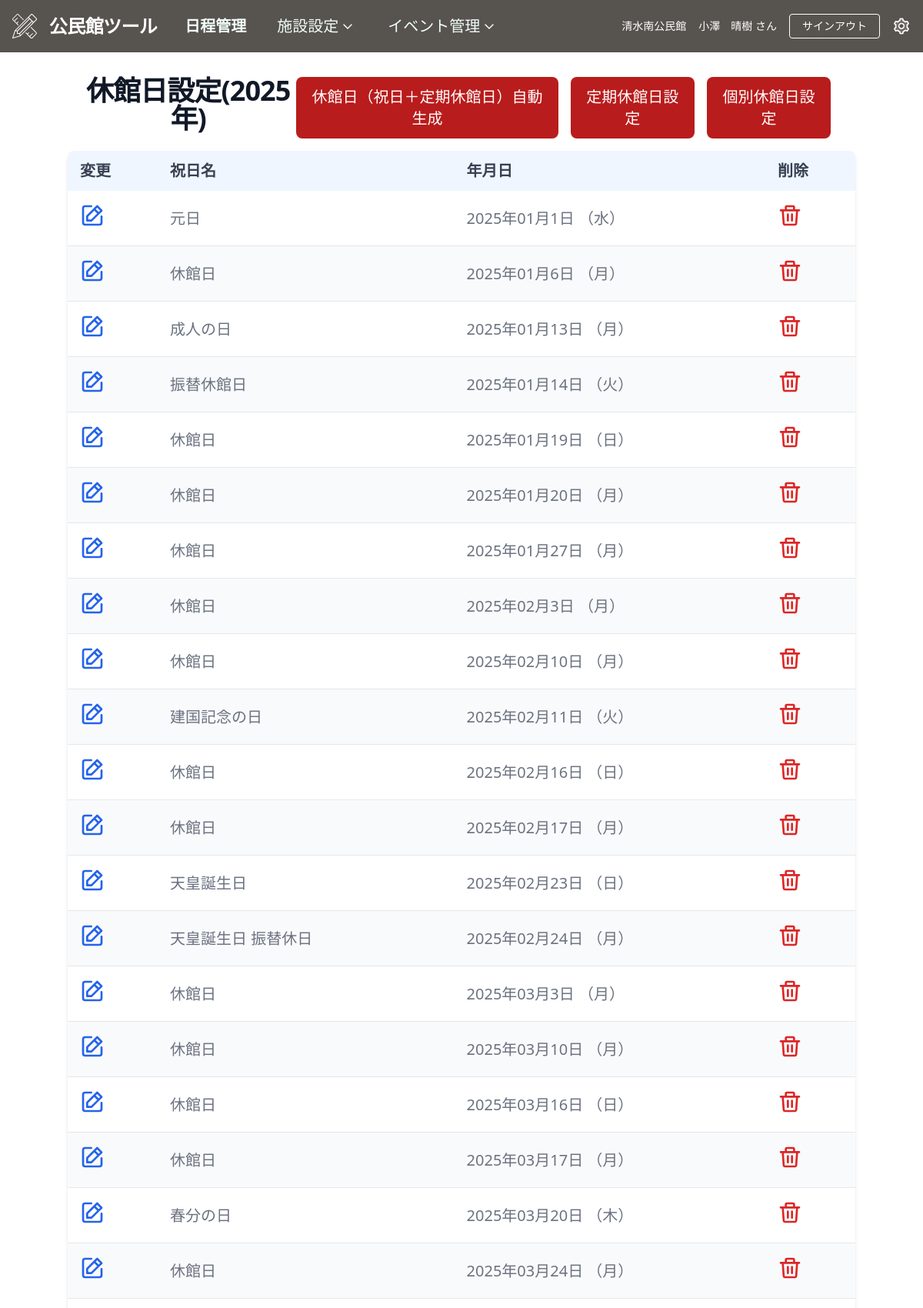
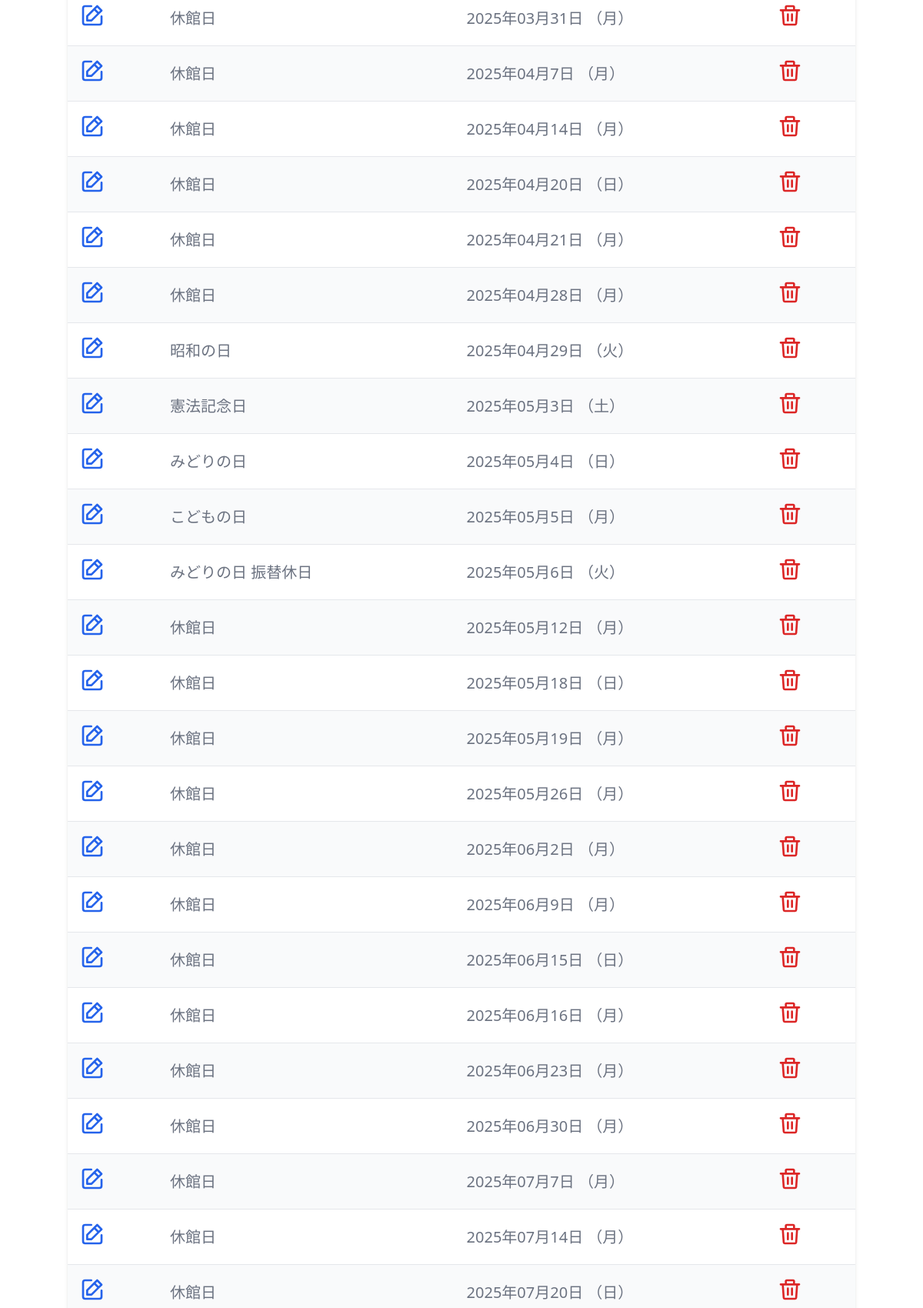
Page /event_manager/holiday (signed in, upper part) on the committed database (2 pictures, top to bottom).
### accounts/models.py (models this page shows, shortened)
class User(AbstractBaseUser, PermissionsMixin):
    login_user = models.CharField(
        verbose_name=_("login user"),
        unique=True,
        max_length=64,
    )
    email = models.EmailField(
        verbose_name=_("email"),
    )
    name = models.CharField(
        verbose_name=_("name"),
        max_length=150,
        null=True,
        blank=False
    )
    public_hall = models.ForeignKey(
         PublicHall,
         on_delete=models.CASCADE,
         null=True,
         blank=True,
    )
    is_superuser = models.BooleanField(
        verbose_name=_("is_superuer"),
        default=False
    )
    is_staff = models.BooleanField(
        verbose_name=_('staff status'),
        default=False,
    )
    is_active = models.BooleanField(
        verbose_name=_('active'),
        default=True,
    )
    created_at = models.DateTimeField(
        verbose_name=_("created_at"),
        auto_now_add=True
    )
    updated_at = models.DateTimeField(
        verbose_name=_("updateded_at"),
        auto_now=True
    )
    objects = UserManager()
    USERNAME_FIELD = 'login_user' # ログイン時、ユーザー名の代わりにlogin_userを使用
    REQUIRED_FIELDS = ['email']  # スーパーユーザー作成時にemailも設定する

class PublicHall(models.Model):
	number = models.DecimalField('公民館No.',primary_key=True, unique=True,max_digits=4, decimal_places=0)
	name = models.CharField('公民館名', max_length=32)
	email = models.EmailField('メールアドレス', max_length=128)
	tel = models.CharField('電話番号', max_length=16)
	director = models.CharField('館長', max_length=32)
	def __str__(self):
		return self.name

### event_manager/models.py (models this page shows, shortened)
class HolidayCalendar(models.Model):
	name = models.CharField('祝日名', max_length=32,blank=False)
	date = models.DateField('日付', null=False)
	public_hall = models.ForeignKey(PublicHall,on_delete=models.CASCADE)

### event_manager/views.py (the view, shortened to what this page needs)
# urls.py: path('holiday', views.HolidayCalendarListView.as_view(), name="holiday"),
class HolidayCalendarListView(LoginRequiredMixin, ListView):
    template_name = "event_manager/HolidayCalendar.html"
    success_url = reverse_lazy('event_manager:holiday')
    model = HolidayCalendar
    def get_queryset(self):
        today = datetime.date.today()
        current_public_hall = self.request.user.public_hall  # ログイン中の公民館を取得
        if current_public_hall:
            queryset = HolidayCalendar.objects.filter(public_hall=current_public_hall).filter(
                date__year=today.year, public_hall=current_public_hall).order_by('date').all()
        return queryset
    def get_context_data(self):
        today = datetime.date.today()
        context = super().get_context_data()
        context['page_title'] = '休館日設定('+today.strftime('%Y')+'年)'
        context['form'] = HolidayCalendarForm()    # Create Modal画面
        context['form_update'] = HolidayCalendarUpdateForm()    # Update Modal画面
        context['form_delete'] = HolidayCalendarDeleteForm()    # Delete Modal画面
        return context

### templates/event_manager/holidayCalendar.html (shortened to what this page needs)
{% extends 'base_calendar.html' %}
{%block content %}
<div id="content">
	<section class="bg-white">
		<div class="flex flex-row py-4 px-4 mx-auto items-center justify-between">
			<h1 class="mb-2 text-4xl font-extrabold tracking-tight leading-none text-gray-900">
				{{ page_title }}
			</h1>
			<div class="flex flex-row">
				<div class="space-y-2 mr-4">
					<form method="post">
						<button type="submit"
							class="modal-open-button inline-flex justify-center items-center py-3 px-5 text-xl font-medium text-center text-white rounded-lg bg-red-700 hover:bg-red-800 focus:ring-4 focus:ring-red-300">
							休館日（祝日＋定期休館日）自動生成
						</button>
					</form>
				</div>
				<a class="space-y-2 mr-4" href="{% url 'common:regularholiday' %}">
					<button type="button"
						class="modal-open-button inline-flex justify-center items-center py-3 px-5 text-xl font-medium text-center text-white rounded-lg bg-red-700 hover:bg-red-800 focus:ring-4 focus:ring-red-300">
						定期休館日設定
					</button>
				</a>
				<a class="space-y-2 mr-4">
					<button type="button" data-modal-target="#create-modal" data-modal-toggle="authentication-modal"
					data-modal-id="0"
						class="modal-open-button inline-flex justify-center items-center py-3 px-5 text-xl font-medium text-center text-white rounded-lg bg-red-700 hover:bg-red-800 focus:ring-4 focus:ring-red-300">
						個別休館日設定
					</button>
				</a>
			</div>
		</div>
	</section>
	<div class="relative overflow-x-auto shadow-md sm:rounded-lg">
		<table class="w-full text-xl text-left rtl:text-right text-gray-500">
			<thead class="text-gray-700 uppercase bg-blue-50">
				<tr>
					<th scope="col" class="px-4 py-3">変更</th>
					<th scope="col" class="px-4 py-3">祝日名</th>
					<th scope="col" class="px-4 py-3">年月日</th>
					<th scope="col" class="px-4 py-3">削除</th>
				</tr>
			</thead>
			<tbody>
				{% for object in object_list %}
				<tr class="odd:bg-white even:bg-gray-50 border-b">
					<td class="px-4 py-4">
						<button type="button" class="modal-open-button font-medium text-blue-600"
							data-modal-hide="authentication-modal" data-modal-target="#update-modal"
							data-modal-id={{object.pk}}>
							<a href="#" class=" hover:underline">
							</a>
					</td>
					<td class="px-4 py-4">{{ object.name }}</td>
					<td class="px-4 py-4">{{ object.date|date:"Y年m月j日 （D）"}}</td>
					<td class="px-4 py-4">
						<button type="button" class="modal-open-button font-medium text-red-600"
							data-modal-hide="authentication-modal" data-modal-target="#delete-modal"
							data-modal-id={{object.pk}}>
						</button>
					</td>
				</tr>
				{% endfor %}
			</tbody>
		</table>
	</div>
</div>
{% endblock %}

### templates/base_calendar.html (shortened to what this page needs)
{% load static %}
<!DOCTYPE html>
<html lang="ja">
<head>
	<link href="{% static 'css/styles.css' %}" rel="stylesheet" />
</head>
<body>
	<nav class="flex flex-row items-center justify-between bg-stone-600 p-4">
		<div class="flex items-center flex-row text-white mr-6">
			<a href="{% url 'common:index' %}">
				<span class="font-semibold text-2xl tracking-tight mr-4">公民館ツール</span>
			</a>
			<a href="{% url 'event_manager:calendar' %}">
				<span class="font-semibold text-xl text-teal-50 hover:text-white px-5 py-1">日程管理</span>
			</a>
			<button type="button" data-dropdown-toggle="dropdownAccounting"
				class="dropdownbutton text-xl text-teal-50 hover:text-white font-medium rounded-lg px-5 py-1 text-center inline-flex items-center">
				施設設定
				<svg xmlns="http://www.w3.org/2000/svg" width="24" height="24" viewBox="0 0 24 24">
					<path fill="none" stroke="currentColor" stroke-linecap="round" stroke-linejoin="round"
						stroke-width="1.5" d="m7 10l5 5l5-5" />
				</svg>
			</button>
			<button type="button" data-dropdown-toggle="dropdownSupplier"
				class="dropdownbutton text-xl text-teal-50 hover:text-white font-medium rounded-lg px-5 py-1 text-center inline-flex items-center">
				イベント管理
				<svg xmlns="http://www.w3.org/2000/svg" width="24" height="24" viewBox="0 0 24 24">
					<path fill="none" stroke="currentColor" stroke-linecap="round" stroke-linejoin="round"
						stroke-width="1.5" d="m7 10l5 5l5-5" />
				</svg>
			</button>
		</div>
		<div class="flex flex-row items-center justify-end">
			<div class="text-white text-sm mr-4">
				{{ user.public_hall.name }}公民館
			</div>
			<div class="text-white text-sm mr-4">{{ user.name }} さん</div>
			<form action="{% url 'accounts:logout' %}" method="post" name="logout">
				<button type="submit"
					class="inline-block text-sm px-4 py-2 leading-none border rounded text-white border-white hover:border-transparent hover:text-teal-500 hover:bg-white mt-4 lg:mt-0">
					サインアウト
				</button>
			</form>
			<div class="ml-4 text-white">
				<a href="{% url 'common:settings' %}">
				</a>
			</div>
		</div>
	</nav>
	<div class="container mx-auto text-center mt-4">
		{% block content %} {% endblock %}
	</div>
</body>
</html>

### rows in the picture
User: public_hall.name "清水南", name "小澤 晴樹"
HolidayCalendar: name "元日", date "2025年01月1日 （水）"
HolidayCalendar: name "休館日", date "2025年01月6日 （月）"
HolidayCalendar: name "成人の日", date "2025年01月13日 （月）"
HolidayCalendar: name "振替休館日", date "2025年01月14日 （火）"
HolidayCalendar: name "休館日", date "2025年01月19日 （日）"
HolidayCalendar: name "休館日", date "2025年01月20日 （月）"
HolidayCalendar: name "休館日", date "2025年01月27日 （月）"
HolidayCalendar: name "休館日", date "2025年02月3日 （月）"
HolidayCalendar: name "休館日", date "2025年02月10日 （月）"
HolidayCalendar: name "建国記念の日", date "2025年02月11日 （火）"
HolidayCalendar: name "休館日", date "2025年02月16日 （日）"
HolidayCalendar: name "休館日", date "2025年02月17日 （月）"
HolidayCalendar: name "天皇誕生日", date "2025年02月23日 （日）"
HolidayCalendar: name "天皇誕生日 振替休日", date "2025年02月24日 （月）"
HolidayCalendar: name "休館日", date "2025年03月3日 （月）"
HolidayCalendar: name "休館日", date "2025年03月10日 （月）"
HolidayCalendar: name "休館日", date "2025年03月16日 （日）"
HolidayCalendar: name "休館日", date "2025年03月17日 （月）"
HolidayCalendar: name "春分の日", date "2025年03月20日 （木）"
HolidayCalendar: name "休館日", date "2025年03月24日 （月）"
HolidayCalendar: name "休館日", date "2025年03月31日 （月）"
HolidayCalendar: name "休館日", date "2025年04月7日 （月）"
HolidayCalendar: name "休館日", date "2025年04月14日 （月）"
HolidayCalendar: name "休館日", date "2025年04月20日 （日）"
HolidayCalendar: name "休館日", date "2025年04月21日 （月）"
HolidayCalendar: name "休館日", date "2025年04月28日 （月）"
HolidayCalendar: name "昭和の日", date "2025年04月29日 （火）"
HolidayCalendar: name "憲法記念日", date "2025年05月3日 （土）"
HolidayCalendar: name "みどりの日", date "2025年05月4日 （日）"
HolidayCalendar: name "こどもの日", date "2025年05月5日 （月）"
HolidayCalendar: name "みどりの日 振替休日", date "2025年05月6日 （火）"
HolidayCalendar: name "休館日", date "2025年05月12日 （月）"
HolidayCalendar: name "休館日", date "2025年05月18日 （日）"
HolidayCalendar: name "休館日", date "2025年05月19日 （月）"
HolidayCalendar: name "休館日", date "2025年05月26日 （月）"
HolidayCalendar: name "休館日", date "2025年06月2日 （月）"
HolidayCalendar: name "休館日", date "2025年06月9日 （月）"
HolidayCalendar: name "休館日", date "2025年06月15日 （日）"
HolidayCalendar: name "休館日", date "2025年06月16日 （月）"
HolidayCalendar: name "休館日", date "2025年06月23日 （月）"
HolidayCalendar: name "休館日", date "2025年06月30日 （月）"
HolidayCalendar: name "休館日", date "2025年07月7日 （月）"
HolidayCalendar: name "休館日", date "2025年07月14日 （月）"
HolidayCalendar: name "休館日", date "2025年07月20日 （日）"

### other values in the picture
{{ page_title }} "休館日設定(2025年)"
